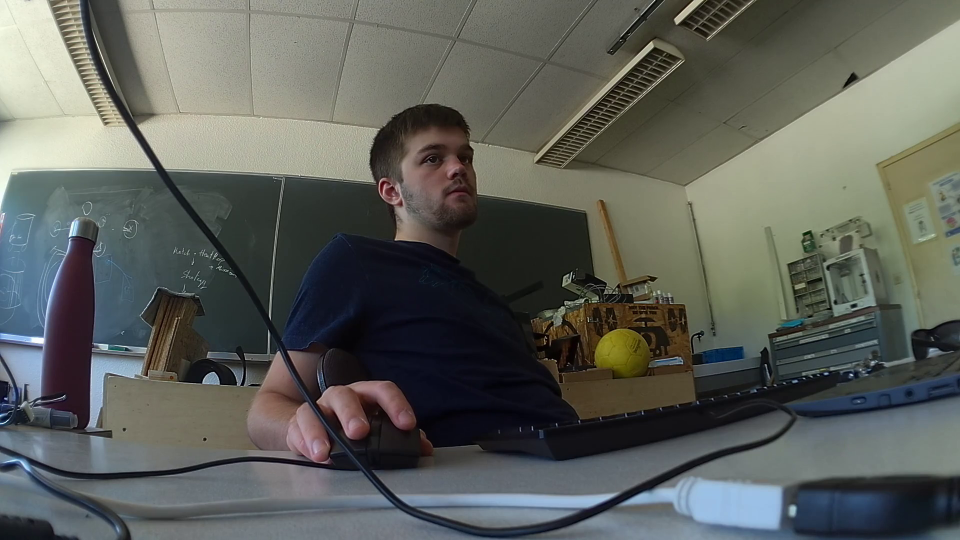
#> input picture frame 45 of data/video000000.mp4, 1920 x 1080 px, given in place of video2.webm, which was not available (shown at 1/2 size)
$ python circle_detection.py
#> lines starting #> are read from the running program, lines starting #| are printed output that depends on the picture; after the words box and inside, x2 and y2 are one past the last pixel; in counts of white or black regions, pixels touching at a corner belong together; pictures that were not available may be replaced by others from this repository, and a replacement may not be noted
import cv2
import numpy as np
from collections import deque
import tkinter as tk
from tkinter import *
import time
import math

yellowLower=(29,127,121)
yellowHigher=(179,255,255)

def isclose(a,b,maxi):
    if a <= b+maxi and a>=b-maxi:
        return True
    else:
        return False

cap = cv2.VideoCapture("data/video2.webm")
circles = []

# [7 lines of commented-out code are left out]

prevCenter = (0,0)

while True:

    ret, inimg = cap.read()
#> inimg is the input picture: shape (1080, 1920, 3); mean B, G, R 90.5, 96.1, 93
    if not ret:
        print("error reading video")
        break

    ############################ Circles detection

    # Convert to grayscale.
    gray = cv2.cvtColor(inimg, cv2.COLOR_BGR2GRAY)
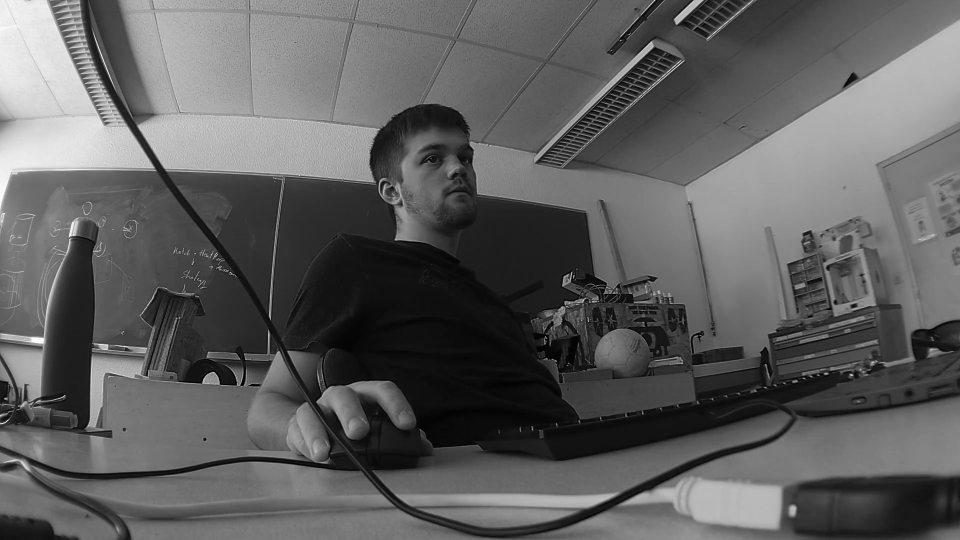
#> gray: shape (1080, 1920) (shown at 1/2 size); min 0, max 254, mean 94.5
    # Blur using 3 * 3 kernel.
    gray_blurred = cv2.blur(gray, (3, 3))
    detected_circles = cv2.HoughCircles(gray_blurred, cv2.HOUGH_GRADIENT, 1, 20, param1 = 50, param2 = 30, minRadius = 1, maxRadius = 40)
#> detected_circles = 84 rows, first 8: [1251.5, 620.5, 33.8], [410.5, 290.5, 39.4], [667.5, 45.5, 33.8], [1199.5, 632.5, 33.8], [1247.5, 188.5, 29.4], [642.5, 323.5, 33.8], [1266.5, 172.5, 29.4], [1631.5, 559.5, 29.4]

    # only proceed if at least one circle was found
    if detected_circles is not None:
        # Convert the circle parameters a, b and r to integers.
        detected_circles = np.uint16(np.around(detected_circles))
#> detected_circles = 84 rows, first 8: [1252, 620, 34], [410, 290, 39], [668, 46, 34], [1200, 632, 34], [1248, 188, 29], [642, 324, 34], [1266, 172, 29], [1632, 560, 29]
        # store the circles in an array for later
        for pt in detected_circles[0, :]:
            a, b, r = pt[0], pt[1], pt[2]
            cv2.circle(inimg, (a, b), r, (0, 255, 0), 2)
#> this loop made 84 passes
#> (a, b, r) on passes 1 to 12: (1252, 620, 34), (410, 290, 39), (668, 46, 34), (1200, 632, 34), (1248, 188, 29), (642, 324, 34), (1266, 172, 29), (1632, 560, 29), (446, 320, 27), (458, 752, 34), (322, 622, 32), (772, 380, 29)
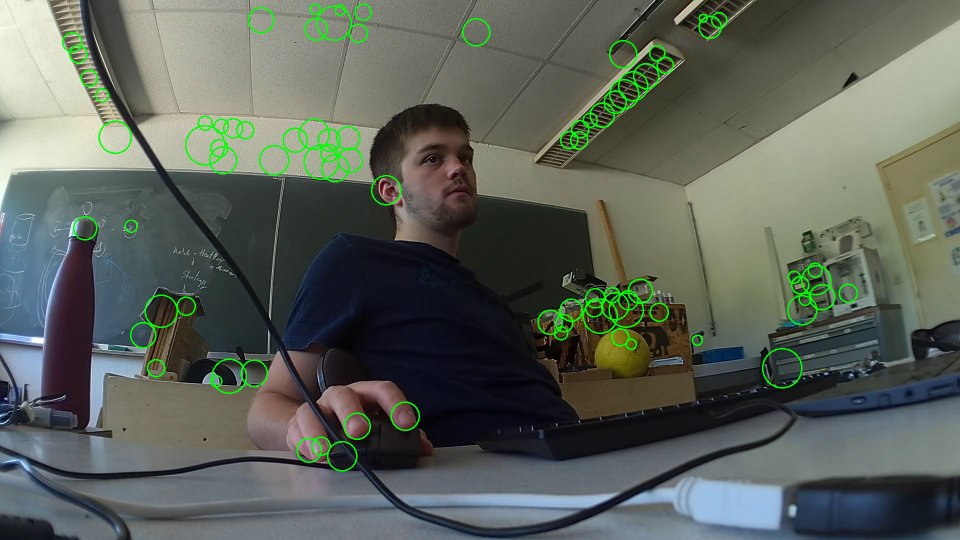
#> inimg: shape (1080, 1920, 3) (shown at 1/2 size); 1.58% of pixels changed, all inside (x1, y1, x2, y2) = (124, 7, 1716, 943)

    cv2.imshow("circles",inimg)
    #time.sleep(0.03)

    if cv2.waitKey(1) & 0xFF == ord('q'):
#> (key q is pressed here)
        break

cap.release()
cv2.destroyAllWindows()

$ run again, starting later in the video
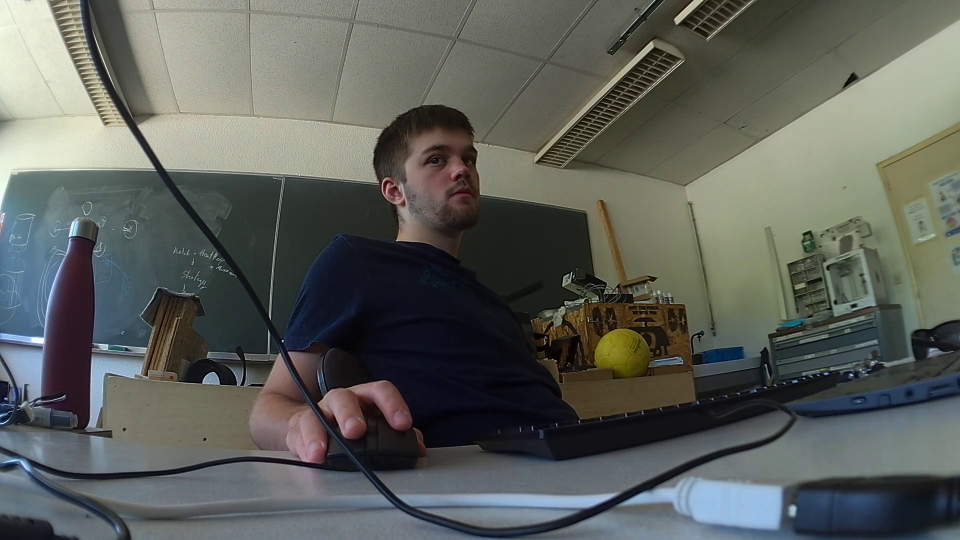
#> input picture frame 205 of data/video000000.mp4, 1920 x 1080 px, given in place of video2.webm, which was not available (shown at 1/2 size)
#> inimg is the input picture: shape (1080, 1920, 3); mean B, G, R 90.7, 96, 92.8
#> `gray = cv2.cvtColor(inimg, cv2.COLOR_BGR2GRAY)`:
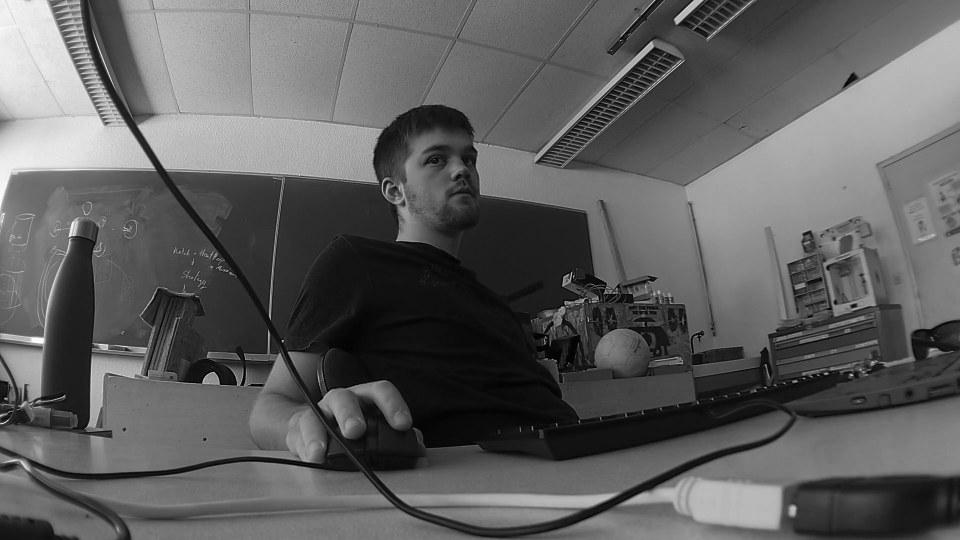
#> gray: shape (1080, 1920) (shown at 1/2 size); min 0, max 255, mean 94.4
#> `detected_circles = cv2.HoughCircles(gray_blurred, cv2.HOUGH_GRADIENT, ..`: detected_circles = 86 rows, first 8: [1240.5, 617.5, 35], [1284.5, 155.5, 29.4], [1190.5, 634.5, 33.8], [487.5, 264.5, 33.8], [1261.5, 164.5, 31.6], [675.5, 322.5, 34.9], [545.5, 312.5, 39.4], [665.5, 47.5, 31.6]
#> `detected_circles = np.uint16(np.around(detected_circles))`: detected_circles = 86 rows, first 8: [1240, 618, 35], [1284, 156, 29], [1190, 634, 34], [488, 264, 34], [1262, 164, 32], [676, 322, 35], [546, 312, 39], [666, 48, 32]
#> the loop `for pt in detected_circles[0, :]:` made 86 passes
#> after the loop `for pt in detected_circles[0, :]:`:
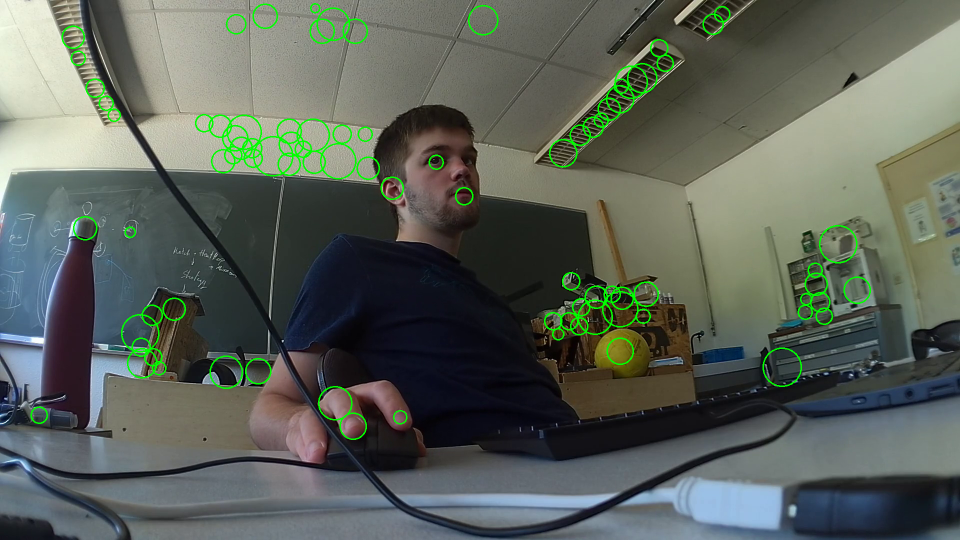
#> inimg: shape (1080, 1920, 3) (shown at 1/2 size); 1.62% of pixels changed, all inside (x1, y1, x2, y2) = (61, 6, 1742, 880)

$ run again, starting later in the video
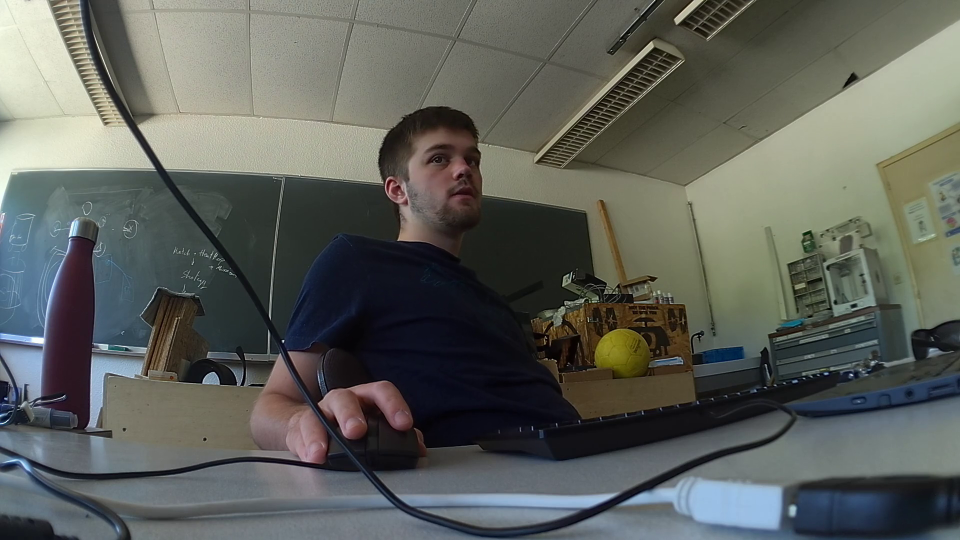
#> input picture frame 365 of data/video000000.mp4, 1920 x 1080 px, given in place of video2.webm, which was not available (shown at 1/2 size)
#> inimg is the input picture: shape (1080, 1920, 3); mean B, G, R 90.8, 96.3, 93.2
#> `gray = cv2.cvtColor(inimg, cv2.COLOR_BGR2GRAY)`:
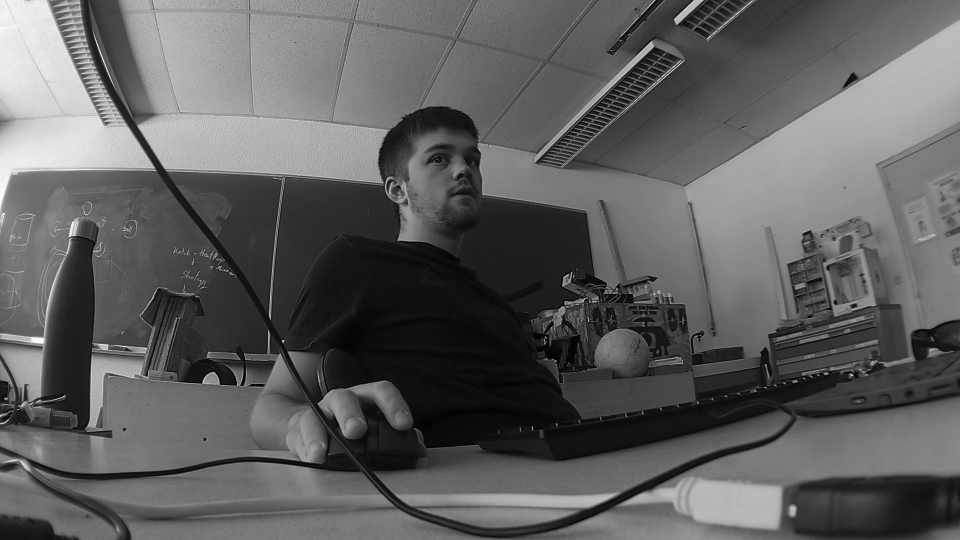
#> gray: shape (1080, 1920) (shown at 1/2 size); min 0, max 255, mean 94.7
#> `detected_circles = cv2.HoughCircles(gray_blurred, cv2.HOUGH_GRADIENT, ..`: detected_circles = 82 rows, first 8: [1140.5, 277.5, 33.8], [1244.5, 613.5, 39.4], [534.5, 45.5, 34.9], [712.5, 312.5, 33.8], [1243.5, 193.5, 29.3], [667.5, 45.5, 33.8], [1190.5, 627.5, 31.6], [1322.5, 109.5, 33.8]
#> `detected_circles = np.uint16(np.around(detected_circles))`: detected_circles = 82 rows, first 8: [1140, 278, 34], [1244, 614, 39], [534, 46, 35], [712, 312, 34], [1244, 194, 29], [668, 46, 34], [1190, 628, 32], [1322, 110, 34]
#> the loop `for pt in detected_circles[0, :]:` made 82 passes
#> after the loop `for pt in detected_circles[0, :]:`:
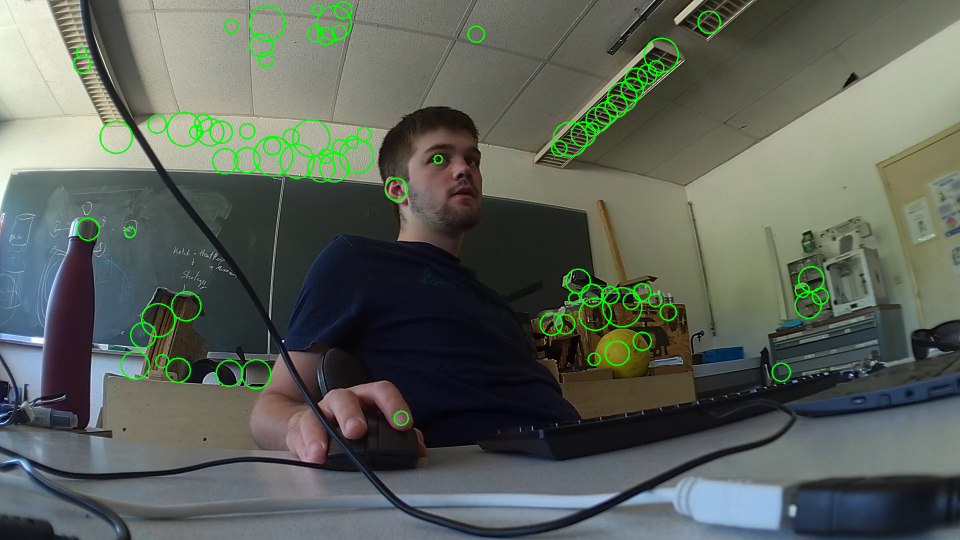
#> inimg: shape (1080, 1920, 3) (shown at 1/2 size); 1.53% of pixels changed, all inside (x1, y1, x2, y2) = (146, 2, 1658, 852)
